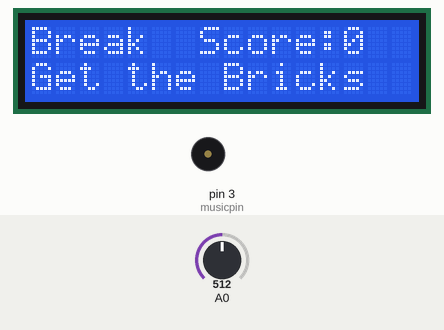
This sketch was run on a simulated Arduino Uno, built with avr-gcc and run on an emulated ATmega328P. Parts: 16×2 character LCD, buzzer (waves = sounding). Inputs (shaded band) come from the test bench; at power-on: A0 = 512. Random numbers use the default seed unless the sketch sets one.

Above: at 4.3 s.
6.0 s: A0 set to 388
At 6.5 s:
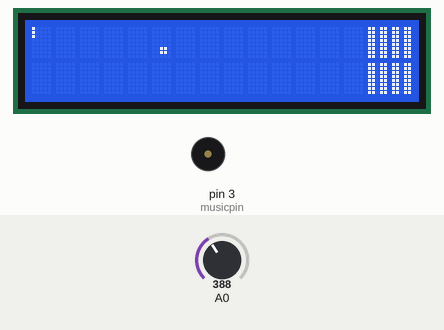
7.7 s: A0 set to 366
At 9.69 s:
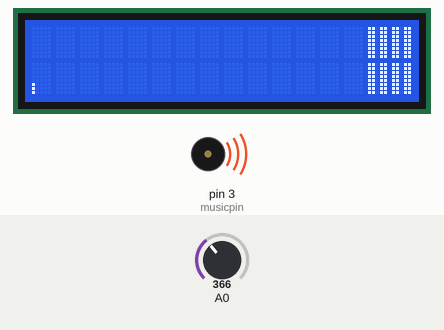
9.8 s: A0 set to 209
12.8 s: A0 set to 184
At 19.45 s:
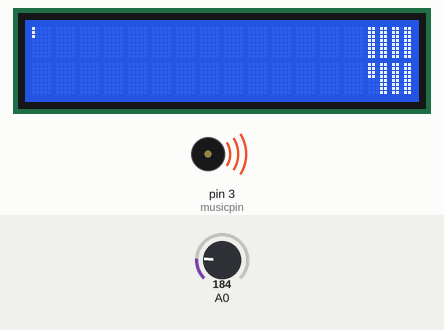
Timing chart, 0 to 20.7 s (numbered marks = the images above; inputs shaded):
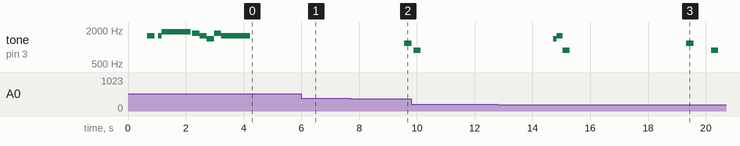

Measured:
- the behaviour switches between 380 and 379 on A0 (found by bisection; images 1 and 2)
- the behaviour switches between 195 and 194 on A0 (found by bisection; images 2 and 3)
- by itself, tone on pin 3 (musicpin): plays 1397 Hz for 0.13 s, 1567 Hz for 0.20 s, 880 Hz for 0.25 s, 1174 Hz for 0.25 s, 880 Hz for 0.25 s

The sketch:

Breakout.ino
```cpp
#include <LiquidCrystal.h>

LiquidCrystal lcd(8, 9, 4, 5, 6, 7);
int adc_key_in  = 0;
#define btnRIGHT  0
#define btnUP     1
#define btnDOWN   2
#define btnLEFT   3
#define btnSELECT 4
#define btnNONE   5

int bpm = 30;
const int whole = (60000 / bpm);
const int half = 30000 / bpm;
const int quarter = 15000 / bpm;
const int eight = 7500 / bpm;
const int sixteenth = 3750 / bpm;
const int thirty2 = 1875 / bpm;
int musicpin = 3;

float vballx = 1;
float vbally = 0.2;
float xball = 1;
float yball = 1;
int xmax = 80;
int delaytime = 60;
int score = 0; // Score inicial
int highscore = 0; // Pontuação máxima

//define graphics
byte dot[8] = {
  0x0,
  0x0,
  0x0,
  0x0,
  0x0,
  0x0,
  0x0,
  0x0
};
byte paddle[8] = {
  B00000,
  B00000,
  B00000,
  B00000,
  B00000,
  B11000,
  B11000,
  B11000
};
byte wallFR[8] = {
  0x0,
  0x0,
  0x0,
  0x0,
  0x0,
  0x0,
  0x0,
  0x0
};
byte wallFL[8] = {
  0x0,
  0x0,
  0x0,
  0x0,
  0x0,
  0x0,
  0x0,
  0x0
};
byte wallBR[8] = {
  0x0,
  0x0,
  0x0,
  0x0,
  0x0,
  0x0,
  0x0,
  0x0
};
byte wallBL[8] = {
  0x0,
  0x0,
  0x0,
  0x0,
  0x0,
  0x0,
  0x0,
  0x0
};
//Define the wall tiles
boolean wallarray[16];

int lcd_key = 0;
int paddle_pos = 1;
bool GameState = true;

void initializeGame() {
  xball = 1;
  yball = 1;
  vballx = 1;
  vbally = 0.2;
  xmax = 80;
  delaytime = 60;
  score = 0;
  for (int i = 0; i < 16; i++) {
    wallarray[i] = 1;
  }
}

int read_LCD_buttons()
{
  adc_key_in = analogRead(0);      // read the value from the sensor
  if (adc_key_in > 1000) return btnNONE;
  if (adc_key_in < 50)   return btnRIGHT;
  if (adc_key_in < 195)  return btnUP;
  if (adc_key_in < 380)  return btnDOWN;
  if (adc_key_in < 555)  return btnLEFT;
  if (adc_key_in < 790)  return btnSELECT;
  return btnNONE;
}

void getPaddle() {

  lcd_key = read_LCD_buttons();  // read the buttons
  switch (lcd_key)               // depending on which button was pushed, we perform an action
  {
  case btnUP:
    if (paddle_pos > 1) paddle_pos -= 1;
    break;

  case btnDOWN:
    if (paddle_pos < 14) paddle_pos += 1;
    break;
  }
}

void drawwalls()
{
  for (int i = 0; i < 8; i += 4)
  {
    for (int j = 0; j < 4; j++)
    {
      wallFL[j + i] = wallarray[i / 2] * 16 + wallarray[i / 2] * 8 + wallarray[i / 2 + 1] * 2 + wallarray[i / 2 + 1] * 1;
      wallFR[j + i] = wallarray[i / 2 + 4] * 16 + wallarray[i / 2 + 4] * 8 + wallarray[i / 2 + 5] * 2 + wallarray[i / 2 + 5] * 1;
      wallBL[j + i] = wallarray[i / 2 + 8] * 16 + wallarray[i / 2 + 8] * 8 + wallarray[i /2 + 9] * 2 + wallarray[i / 2 + 9] * 1;
      wallBR[j + i] = wallarray[i / 2 + 12] * 16 + wallarray[i / 2 + 12] * 8 + wallarray[i / 2 + 13] * 2 + wallarray[i / 2 + 13] * 1;
    }
  }
  lcd.createChar(2, wallFL);
  lcd.createChar(3, wallFR);
  lcd.createChar(4, wallBL);
  lcd.createChar(5, wallBR);
  lcd.setCursor(14, 0);
  lcd.write((byte)2);
  lcd.write((byte)4);
  lcd.setCursor(14, 1);
  lcd.write((byte)3);
  lcd.write((byte)5);
}

void placedot(int x, int y) {
  createdot(x % 5, y % 8);
  lcd.setCursor(x / 5, y / 8);
  lcd.write((byte)0);
}

void placepaddle(int y) {
  for (int i = 0; i < 8; i++) {
    paddle[i] = 0x0;
  }
  if (y % 8 > 0) paddle[y % 8 - 1] = 0x10;
  paddle[y % 8] = 0x10;
  if (y % 8 < 7)paddle[y % 8 + 1] = 0x10;
  lcd.createChar(1, paddle);
  lcd.setCursor(0, y / 8);
  lcd.write((byte)1);
}

void createdot(int x, int y) {
  for (int i = 0; i < 8; i++) {
    dot[i] = 0x0;
  }
  if (y > 0) dot[y - 1] = (B11000 >> x);
  dot[y] = (B11000 >> x);
  lcd.createChar(0, dot);
}

void handlecollisions() {
  xball = xball + vballx;
  yball = yball + vbally;
  //Handle collisions in y
  if ((yball > 15) || (yball < 1)) {
    vbally = -vbally;
    tone(musicpin, 880, eight);
  }
  //Handle Collisions in x

  if (xball > 69) {
    for (int i = 0; i < 16; i++) {
      if (xball > (70 + 2 * (i % 2) + 5 * (i / 8))) {
        if ((yball > (2 * (i % 8))) && (yball < (2 * (i % 8) + 4))) {
          if (wallarray[i] == 1) {
            tone(musicpin, 1174, eight);
            delay(eight);
            wallarray[i] = 0;
            vballx = -vballx;
            xball = 70;
            score += 10; // Incrementa o score quando uma parede é destruída
          }
        }
      }
    }
  }
  if (xball > xmax) {
    vballx = -vballx;
    tone(musicpin, 880, eight);
  }

  if (xball < 1) {
    if (paddle_pos > int(yball) - 2 && paddle_pos < int(yball) + 2) {
      tone(musicpin, 1397, sixteenth);
      delay(sixteenth);
      tone(musicpin, 1567, eight);
      vballx = -vballx;
      vbally *= random(1, 4);
      vbally /= 2;
      score += 1;
      delaytime -= 2;
      vballx += 0.1;
      int left = 0;
      for (int i = 0; i < 16; i++) {
        left += wallarray[i];
      }
      if (left < 1) {
        lcd.clear();
        lcd.print("You Win! ");
        arkanoidsong();
        lcd.print("Score: ");
        lcd.print(score); // Mostra o score ao vencer o jogo
        delay(15000);
        xmax = 80;
        score = 0;
        delaytime = 60;
        for (int i = 0; i < 16; i++) {
          wallarray[i] = 1;
        }


      }
    }
    else {
      tone(musicpin, 349, sixteenth);
      delay(sixteenth);
      tone(musicpin, 329, eight);
      vballx = -vballx;
      vbally *= random(1, 4);
      vbally /= 2;
      GameState = false;
      Serial.print("Over");
      Serial.print('\n');
    }
  }
}

void arkanoidsong() {
  tone(musicpin, 1568, eight); //g6
  delay(eight);
  noTone(musicpin);
  delay(sixteenth);
  tone(musicpin, 1568, sixteenth); //g6
  delay(sixteenth);
  tone(musicpin, 1864, half); //a#6
  delay(half);
  noTone(musicpin);
  delay(thirty2);
  tone(musicpin, 1760, eight); //a6
  delay(eight);
  tone(musicpin, 1568, eight); //g6
  delay(eight);
  tone(musicpin, 1396, eight); //f6
  delay(eight);
  tone(musicpin, 1760, eight); //a6
  delay(eight);
  tone(musicpin, 1568, half);
  delay(half);
}

void setup() {
  lcd.begin(16, 2);
  delay(100);
  lcd.clear();
  lcd.setCursor(0, 0);
  lcd.print("Break");
  lcd.setCursor(0, 1);
  lcd.print("Get the Bricks");
  lcd.setCursor(7, 0);
  lcd.print("Score:");
  lcd.setCursor(13, 0);
  lcd.print(score);


  delay(500);
  arkanoidsong();
  delay(500);
  lcd.setCursor(0, 1);
  lcd.print("Press to Start");
  while (analogRead(0) > 1000) {
    delay(10);
  }
  Serial.begin(9600);
  initializeGame();
}

void loop() {
  if (GameState) {
    lcd.clear();
    getPaddle();
    drawwalls();
    placepaddle(paddle_pos);
    handlecollisions();
    placedot(xball, yball);
    delay(delaytime);
  } else {
    lcd.clear();
    lcd.setCursor(0, 0);
    lcd.print("Game Over!");
            if (score > highscore) {
          highscore = score;
          lcd.clear();
          lcd.print("New Highscore!");
          Serial.print("Novo Score");
          Serial.print('\n');
          }
    delay(1000);
    lcd.setCursor(0, 1);
    lcd.print("Score: ");
    lcd.print(score); // Mostra o score ao final do jogo
    Serial.print(score);
    Serial.print('\n');
    delay(3000);  // Aguarda 3 segundos
    GameState = true; // Reinicia o jogo
    Serial.print("Reiniciado");
    Serial.print('\n');
    setup(); // Inicializa o jogo novamente
  }
}
```
